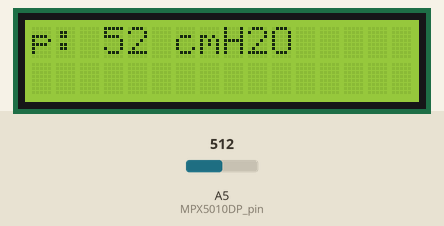
Recording of a sketch running on a simulated Arduino Uno, built with avr-gcc and run on an emulated ATmega328P. Shown: 16×2 character LCD. The test bench sets the inputs (shaded band); at power-on: A5 (MPX5010DP_pin) = 512. What the sketch prints to the serial monitor is not drawn.

Above: at 1.2 s.
1.3 s: A5 (MPX5010DP_pin) set to 716
At 1.8 s:
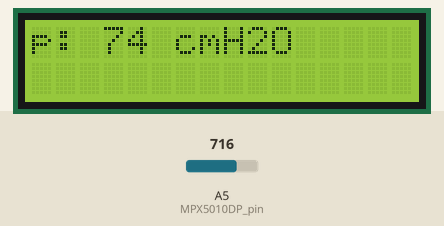
2.8 s: A5 (MPX5010DP_pin) set to 900
At 4.0 s:
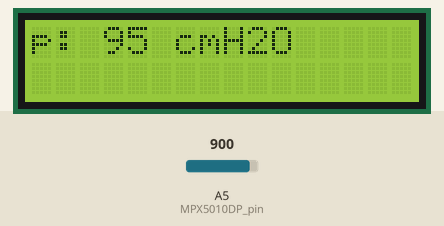
4.3 s: A5 (MPX5010DP_pin) set to 1023
At 5.3 s:
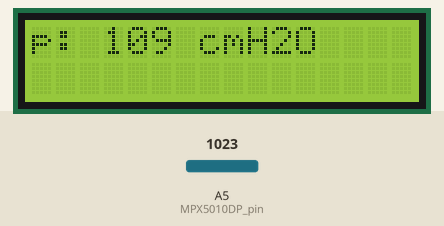
5.8 s: A5 (MPX5010DP_pin) set to 954
At 6.5 s:
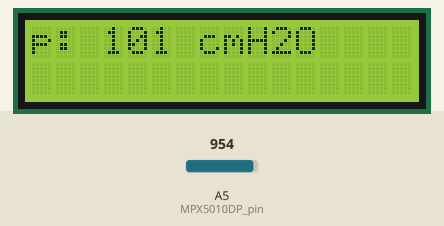
7.3 s: A5 (MPX5010DP_pin) set to 932
At 7.6 s:
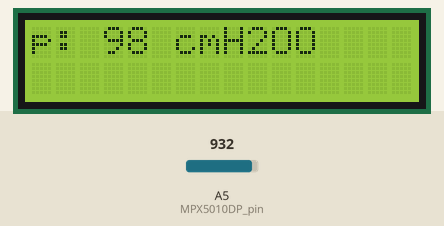
Timing chart, 0 to 9.8 s (numbered marks = the images above; inputs shaded):
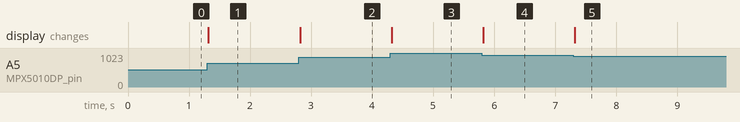

The sketch:

pressure_sensors.ino
```cpp
#include <LiquidCrystal.h>
#include <stdint.h>

// LCD screen pins
#define pin_RS 7
#define pin_EN 6
#define pin_D4 5
#define pin_D3 4
#define pin_D2 3
#define pin_D1 2

// LCD instantiation
LiquidCrystal lcd(pin_RS, pin_EN, pin_D4, pin_D3, pin_D2, pin_D1);

#define MPX5010DP_pin A5

/*
   MPX5010DP (http://www.farnell.com/datasheets/2097509.pdf)
   ---------------------------------------------------------
   # Pin numbering
   1: Vout (marked with a semi-hole in the pin)
   2: GND
   3: Vs
   4: V1 (?)
   5: V2 (?)
   6: Vex (?)

   P1: positive pressure port (side with part marking)
   P2: reference port

   # Transfer function
   Vout[V] = Vs * (0.09*p[kPa] + 0.04) with Vs = 5V
   -> p[kPa] = (Vout/Vs - 0.04) / 0.09

   analogRead() precision is 10 bit: 1 = 4.9mV.

   Unit conversion: 1kPa = 101.972mmH2O

   Scale for mmH2O = 0.0049/5.0/ 0.09 * 101.971 = 1.110351
   Offset for mmH2O = -0.04 / 0.09 * 101.971 = -45.320444
   Make that integers by switching µmH2O:
   Scale for µmH2O = 1110
   Offset for µmH2O = -45320

   No overflow can happen on int32_t:
   - Max: 1090210
   - Min: -45320
*/

int32_t vout;
// Pressure is thus in µmH2O
int32_t p;

const int32_t scale_MPX5010DP = 1110;
const int32_t offset_MPX5010DP = -45320;

uint32_t curr_time;
uint32_t last_measure_p;
uint32_t last_display_p;

// In µs
const uint32_t measure_period = 50000;  // 50 ms
const uint32_t display_period = 250000; // 250 ms

void read_MPX5010DP() {
  vout = analogRead(MPX5010DP_pin);
  p = scale_MPX5010DP * vout + offset_MPX5010DP;

  // Send to computer via Serial port (TODO: remove)
  Serial.println(p);
}

void poll_MPX5010DP(uint32_t curr_time) {
  if (curr_time - last_measure_p > measure_period) {
    read_MPX5010DP();
    last_measure_p += measure_period;
  }
}

void display_p() {
  static char buffer [20];
  sprintf(buffer, "p: %2d cmH2O", int(p/10000));
  lcd.setCursor(0, 0);
  lcd.print(buffer);
}

void display_p_timed(uint32_t curr_time) {
  if (curr_time - last_display_p > display_period) {
    display_p();
    last_display_p += display_period;
  }
}

void setup() {
  pinMode(MPX5010DP_pin, INPUT);

  Serial.begin(9600);

  lcd.begin(16, 2);
  lcd.clear();

  // Initial measurement and display
  read_MPX5010DP();
  last_measure_p = micros();
  display_p();
  last_display_p = micros();
}

void loop() {
  curr_time = micros();

  poll_MPX5010DP(curr_time);
  display_p_timed(curr_time);
}
```

Measured:
- the behaviour switches between 942 and 941 on A5 (MPX5010DP_pin) (found by bisection; images 4 and 5)
- after the input at 1.3 s, the display: changes at once (image 1)
- after the input at 2.8 s, the display: changes at once (image 2)
- after the input at 4.3 s, the display: changes at once (image 3)
- after the input at 5.8 s, the display: changes at once (image 4)
- after the input at 7.3 s, the display: changes at once (image 5)
